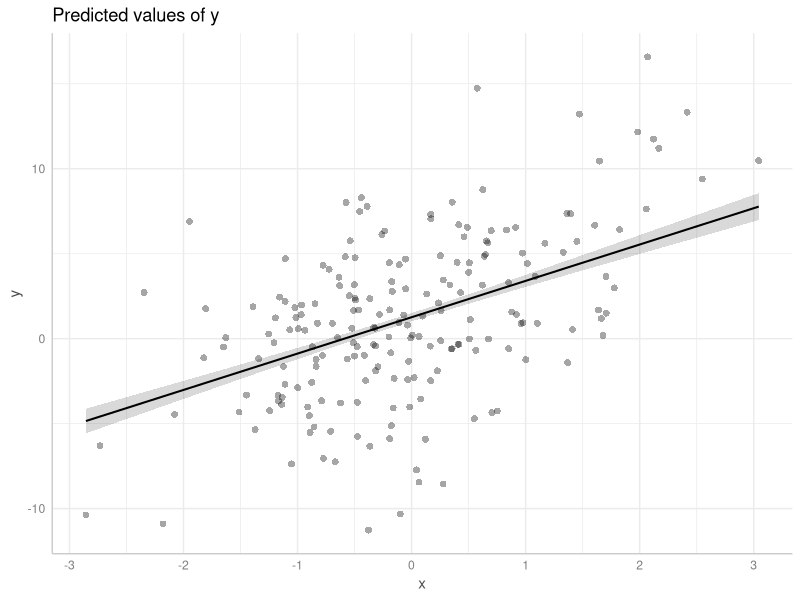
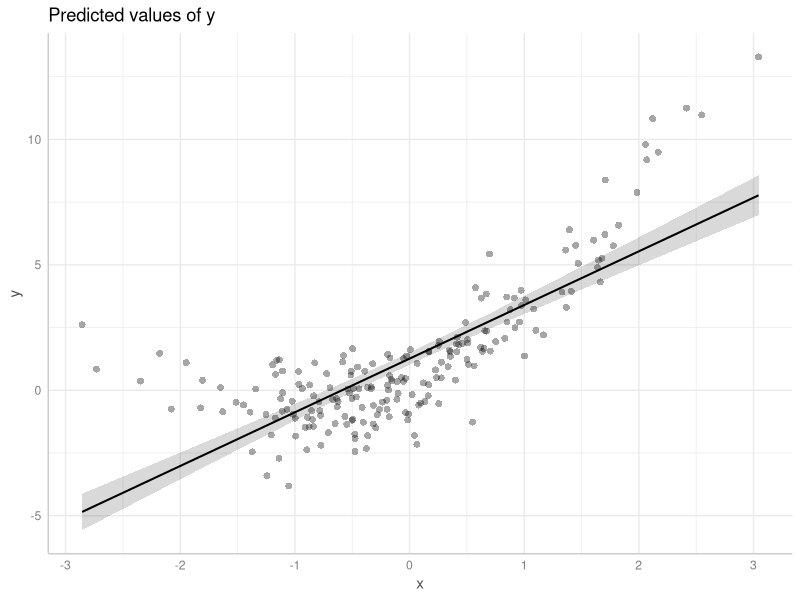
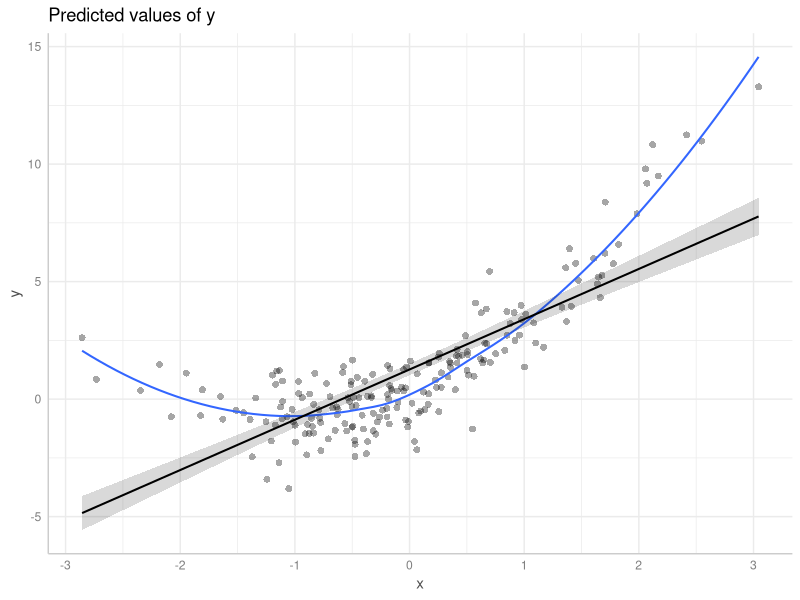
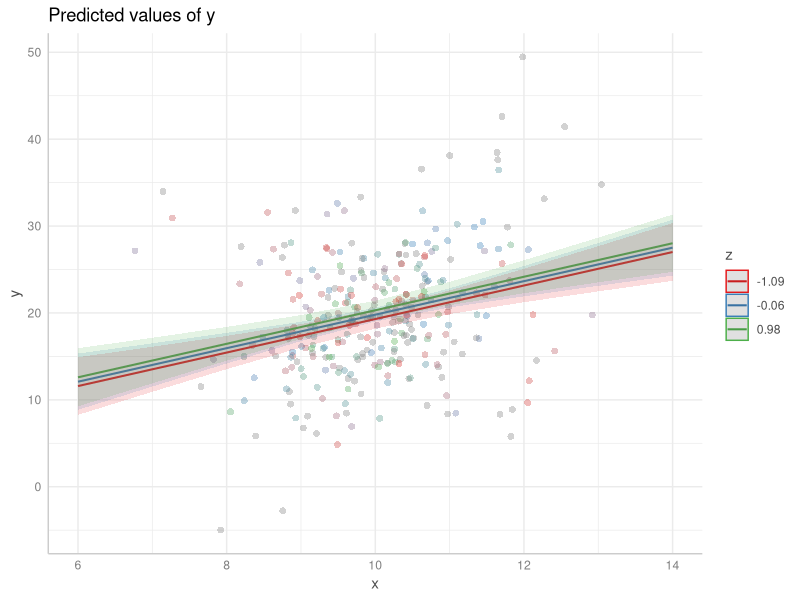
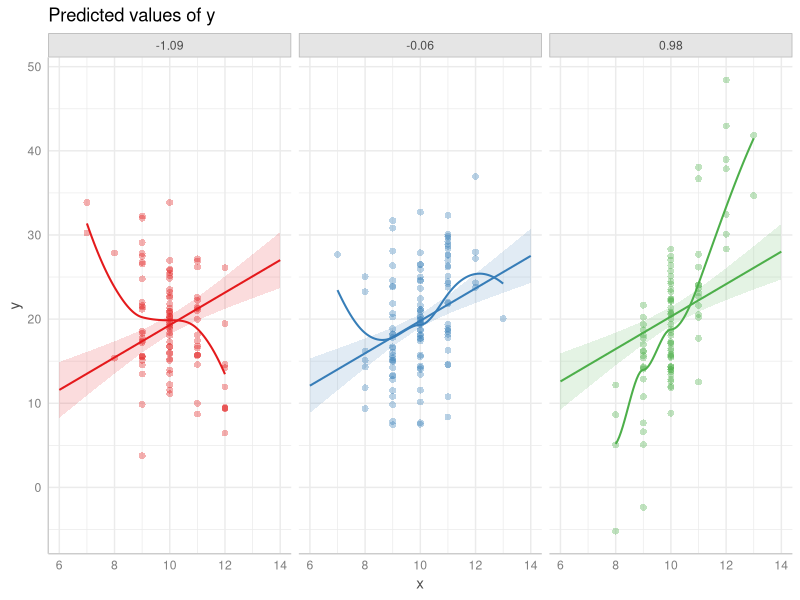
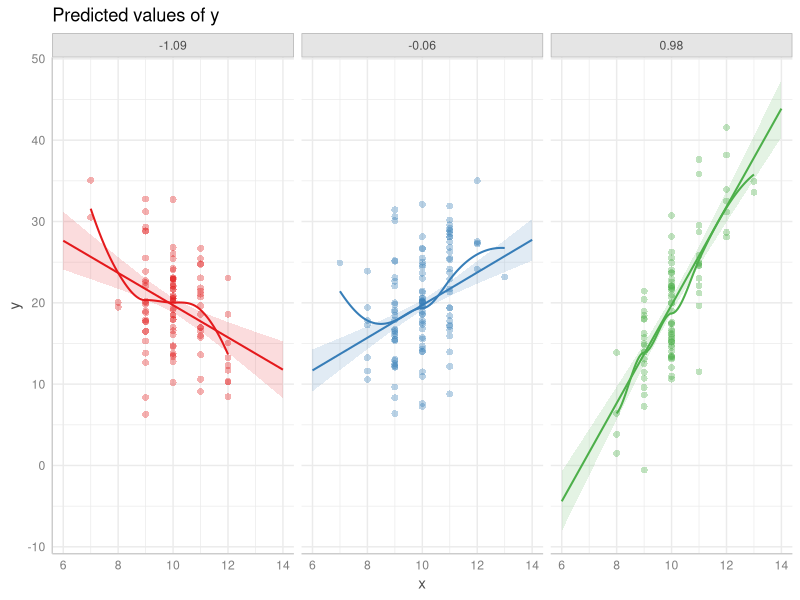
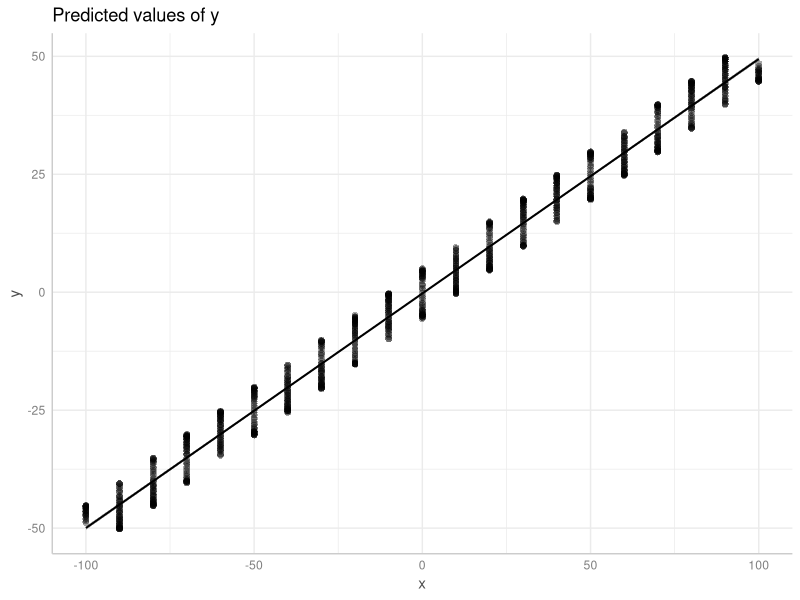
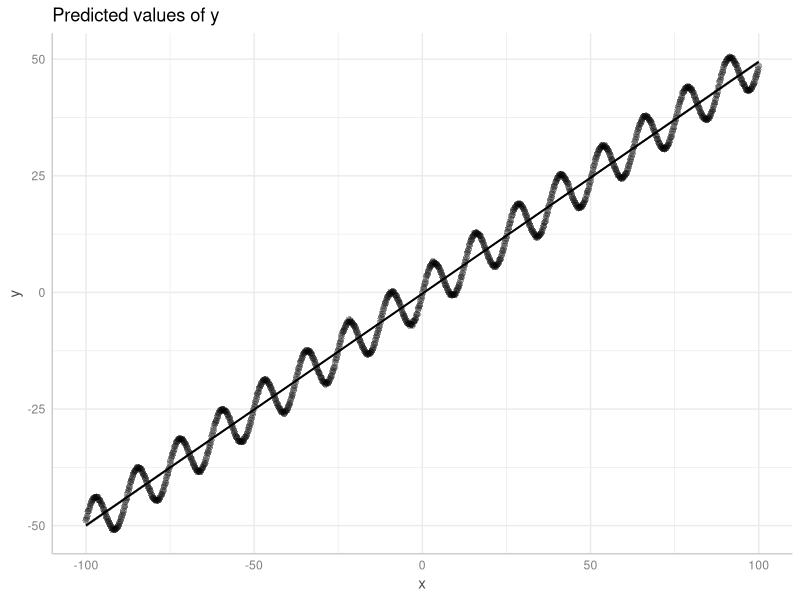

Reproduce these figures in R, in order.
## ---- chunk 1
knitr::opts_chunk$set(collapse = TRUE, comment = "#>", dev = "png", fig.width = 7, fig.height = 4, message = FALSE, warning = FALSE)
options(width = 800)
if (!requireNamespace("ggplot2", quietly = TRUE)) {
  knitr::opts_chunk$set(eval = FALSE)
}
## ---- chunk 2
library(ggeffects)
set.seed(1234)
x <- rnorm(200)
z <- rnorm(200)
# quadratic relationship
y <- 2 * x + x^2 + 4 * z + rnorm(200)

d <- data.frame(x, y, z)
m <- lm(y ~ x + z, data = d)

pr <- predict_response(m, "x [all]")
plot(pr, show_data = TRUE)
## ---- chunk 3
plot(pr, show_residuals = TRUE)
## ---- chunk 4
plot(pr, show_residuals = TRUE, show_residuals_line = TRUE)
## ---- chunk 5
set.seed(1234)
x <- rnorm(300, mean = 10)
z <- rnorm(300)
v <- rnorm(300)
y <- (4 * z + 2) * x - 40 * z + 5 * v + rnorm(300, sd = 3)

d <- data.frame(x, y, z)
m <- lm(y ~ x + z, data = d)

pr <- predict_response(m, c("x", "z"))

# raw data, no interaction
plot(pr, show_data = TRUE)
## ---- chunk 6
plot(pr, show_residuals = TRUE, grid = TRUE, show_residuals_line = TRUE)
## ---- chunk 7
m <- lm(y ~ x * z, data = d)
pr <- predict_response(m, c("x", "z"))
plot(pr, show_residuals = TRUE, grid = TRUE, show_residuals_line = TRUE)
## ---- chunk 8
set.seed(1234)
x <- seq(-100, 100, length.out = 1e3)
z <- rnorm(1e3)
y <- 5 * sin(x / 2) + x / 2 + 10 * z

m <- lm(y ~ x + z)
pr <- predict_response(m, "x")

plot(pr, show_residuals = TRUE)
## ---- chunk 9
pr <- predict_response(m, "x [all]")
plot(pr, show_residuals = TRUE)
